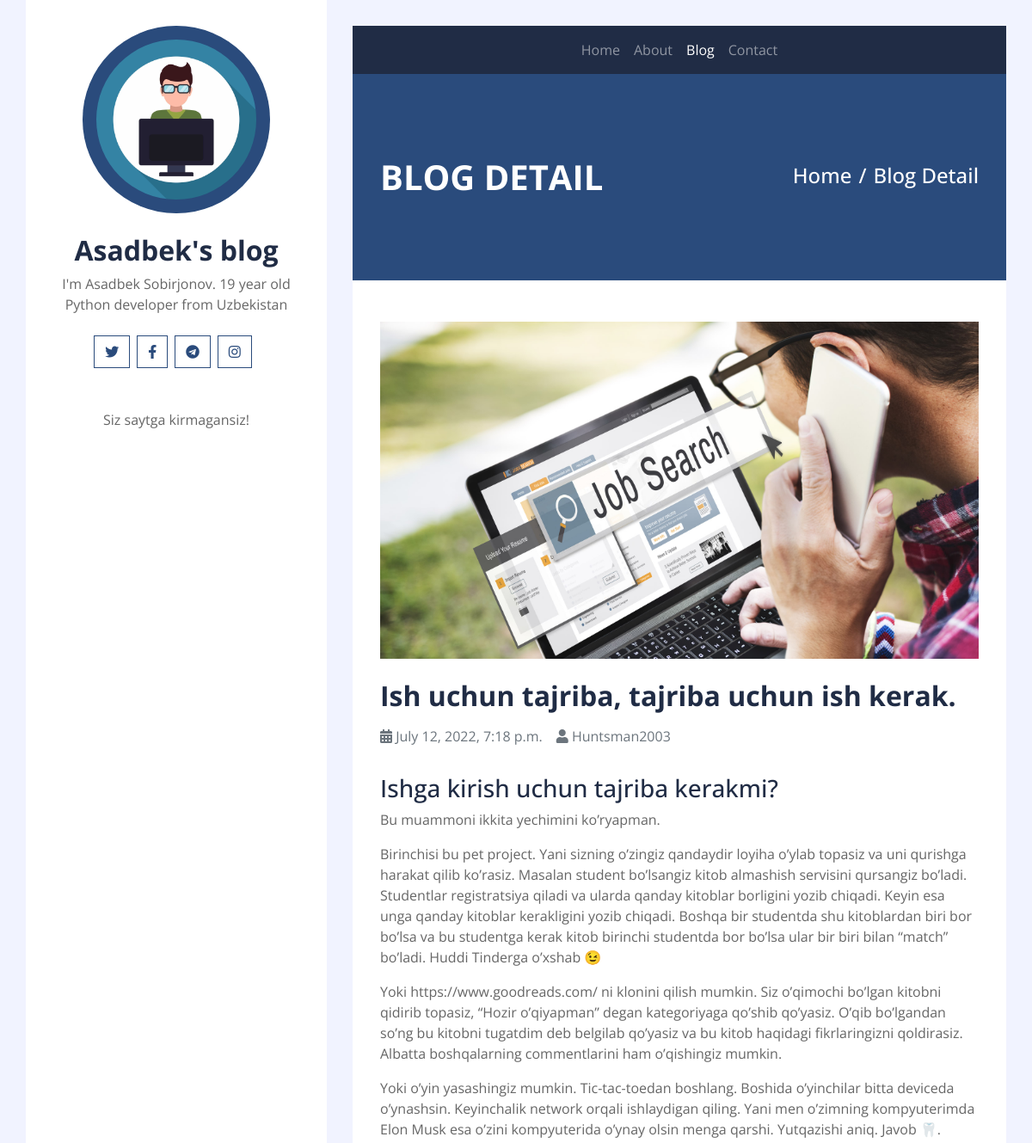
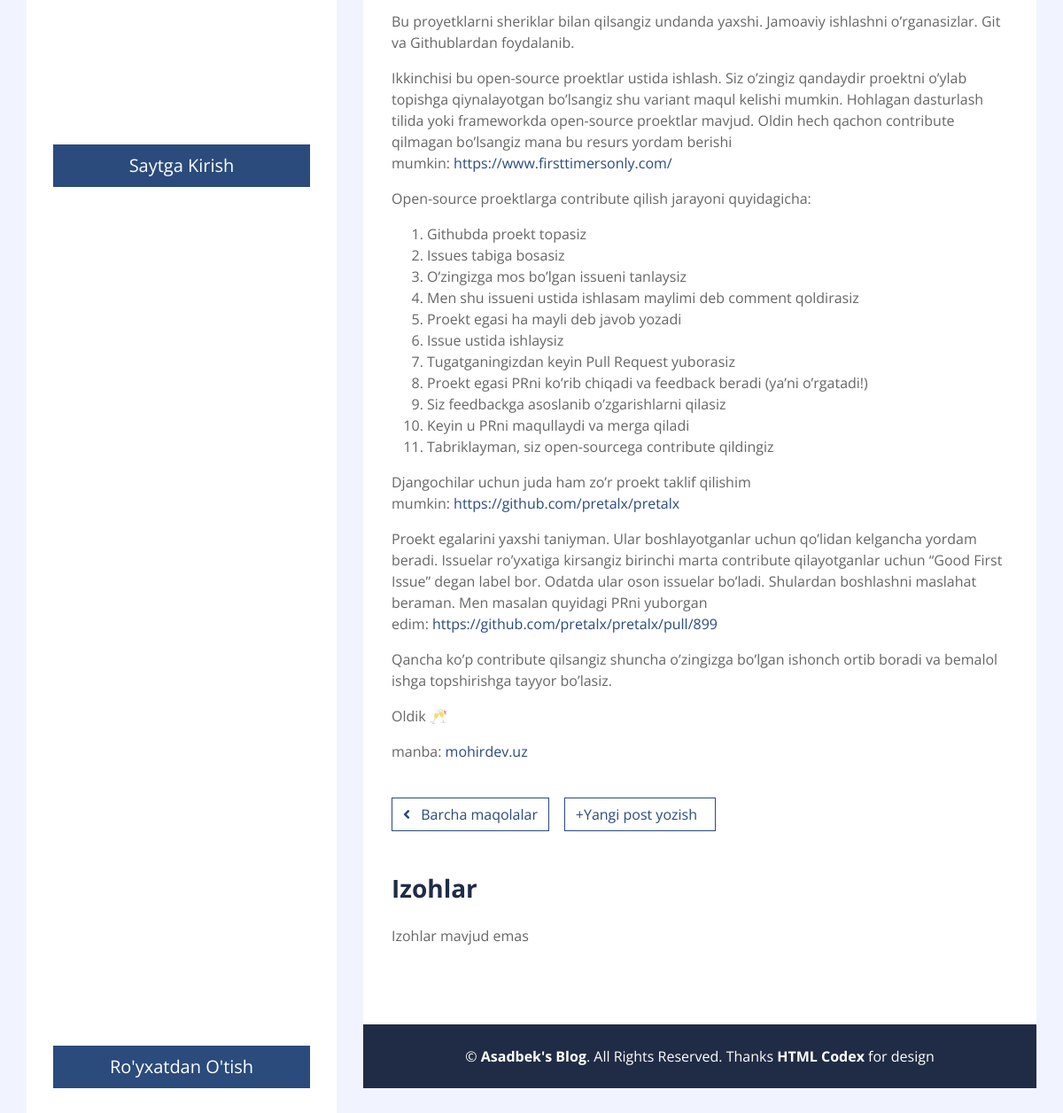
/articles/8/, run on the app's committed database (2 pictures, top to bottom).
### pages/models.py (models this page shows, shortened)
class ArticleModel(models.Model):
    sarlavha = models.CharField(max_length=50)
    qisqa_mazmun = models.CharField(max_length=200)
    body = RichTextField()
    photo = models.ImageField(upload_to='images/', blank=True)
    date = models.DateTimeField(auto_now_add=True)
    muallif = models.ForeignKey(
        get_user_model(),
        on_delete=models.CASCADE
    )

### accounts/models.py (models this page shows)
class CustomUser(AbstractUser):
    age = models.PositiveIntegerField(null=True, blank=True)
    shahar = models.CharField(max_length=50, blank=True)

### pages/views.py (the view)
# urls.py: path('articles/<int:pk>/', ArticleDetailView.as_view(), name='article_detail'),
class ArticleDetailView(DetailView):
    model = ArticleModel
    template_name = 'article_detail.html'

### templates/article_detail.html (shortened to what this page needs)
{% extends 'base.html' %}
{% block navbar %}
    <a href="{% url 'home' %}" class="nav-item nav-link">Home</a>
    <a href="{% url 'about' %}" class="nav-item nav-link">About</a>
    <a href="{% url 'article_list' %}" class="nav-item nav-link active">Blog</a>
    <a href="{% url 'contact' %}" class="nav-item nav-link">Contact</a>
{% endblock navbar %}
{% block content %}
    <div class="container py-5 px-2 bg-primary">
        <div class="row py-5 px-4">
            <div class="col-sm-6 text-center text-md-left">
                <h1 class="mb-3 mb-md-0 text-white text-uppercase font-weight-bold">Blog Detail</h1>
            </div>
            <div class="col-sm-6 text-center text-md-right">
                <div class="d-inline-flex pt-2">
                    <h4 class="m-0 text-white"><a class="text-white" href="">Home</a></h4>
                    <h4 class="m-0 text-white px-2">/</h4>
                    <h4 class="m-0 text-white">Blog Detail</h4>
                </div>
            </div>
        </div>
    </div>
    <div class="container py-5 px-2 bg-white">
        <div class="row px-4">
            <div class="col-12">
                {% if object.photo %}
                    <img class="img-fluid mb-4" src="{{ object.photo.url }}" alt="Should be Image">
                {% endif %}
                <h2 class="mb-3 font-weight-bold">{{ object.sarlavha }}</h2>
                <div class="d-flex">
                    <p class="mr-3 text-muted"><i class="fa fa-calendar-alt"></i> {{ object.date }} </p>
                    <p class="mr-3 text-muted"><i class="fa fa-user"></i> {{ object.muallif }} </p>
                </div>
                <p> {{ object.body | safe }} </p>
            </div>
            <div class="col-12 py-4">
                <div class="btn-group btn-group-lg w-100">
                    <a href="{% url 'article_list' %}">
                        <button type="button" class="btn btn-outline-primary"><i class="fa fa-angle-left mr-2"></i> Barcha maqolalar</button>
                    </a>
                    <pre>  </pre>
                    <a href="{% url 'article_new' %}">
                        <button type="button" class="btn btn-outline-primary">+Yangi post yozish</button>
                    </a>
                </div>
            </div>
            <div class="col-12 py-4">
                <h3 class="mb-4 font-weight-bold">Izohlar</h3>
                {% if object.izohlar.all %}
                    {% for izoh in object.izohlar.all %}
                        <div class="media mb-4">
                            <img src="img/user.jpg" alt="Image" class="mr-3 mt-1 rounded-circle" style="width:60px;">
                            <div class="media-body">
                                <h4> {{ izoh.muallif }} </h4>
                                <p> {{ izoh }} </p>
                            </div>
                        </div>
                    {% endfor %}
                {% else %}
                    <div class="media-body">
                                <p> Izohlar mavjud emas </p>
                            </div>
                {% endif %}
            </div>
        </div>
    </div>
{% endblock content %}

### data on the page
ArticleModel: photo (picture), sarlavha "Ish uchun tajriba, tajriba uchun ish kerak.", date "July 12, 2022, 7:18 p.m.", muallif "Huntsman2003", body "Ishga kirish uchun tajriba kerakmi? Bu muammoni ikkita yechimini ko’ryapman. Birinchisi bu pet project. Yani sizning o’zingiz qandaydir loyiha o’ylab topasiz va uni qurishga harakat qilib ko’rasiz. Masalan student bo’lsangiz kitob almashish servisini qursangiz bo’ladi. Studentlar registratsiya qiladi va ularda qanday kitoblar borligini yozib chiqadi. Keyin esa unga qanday kitoblar kerakligini yozib chiqadi. Boshqa bir studentda shu kitoblardan biri bor bo’lsa va bu studentga kerak kitob birinchi studentda bor bo’lsa ular bir biri bilan “match” bo’ladi. Huddi Tinderga o’xshab 😉 Yoki https://www.goodreads.com/ ni klonini qilish mumkin. Siz o’qimochi bo’lgan kitobni qidirib topasiz, “Hozir…"
